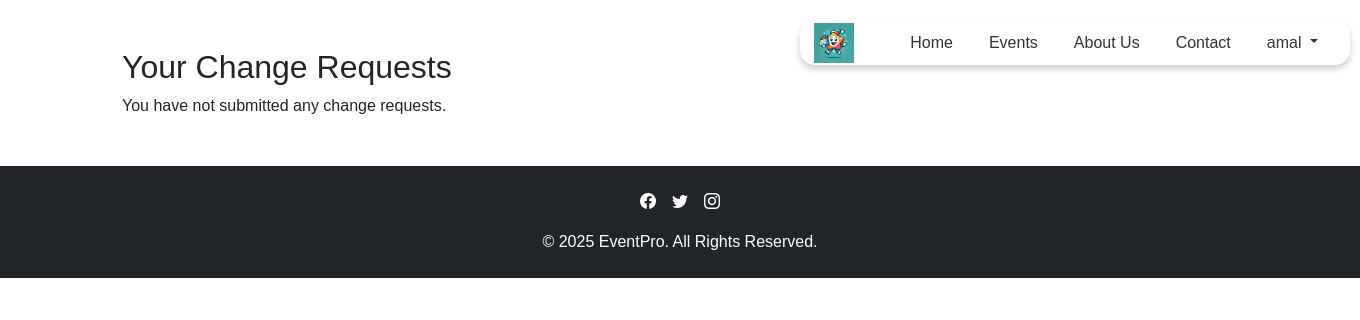
The page /user/change-requests-dashboard/ (signed in) on the database as committed earlier.
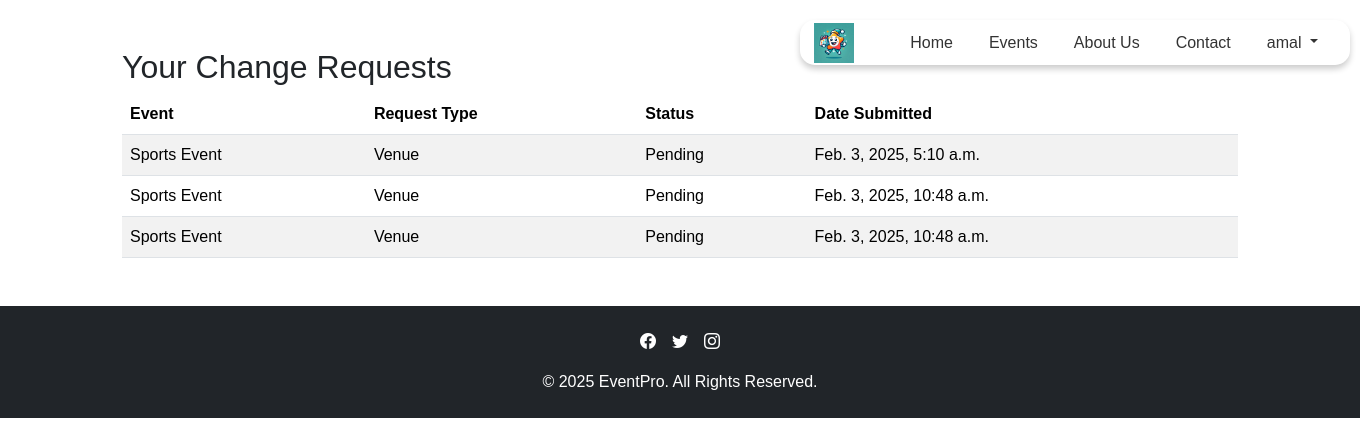
The same page on the database as committed later.
### userapp/models.py (models this page shows, shortened)
class CustomUser(AbstractUser):
    phone_number = models.CharField(max_length=15, null=True, blank=True)
    address = models.TextField(null=True, blank=True)
    profile_picture = models.ImageField(upload_to='profile_pics/', null=True, blank=True)  # New field

class ChangeRequest(models.Model):
    user = models.ForeignKey(CustomUser, on_delete=models.CASCADE)
    booking = models.ForeignKey(Booking, on_delete=models.CASCADE)
    request_type = models.CharField(
        max_length=50,
        choices=[('Date', 'Date'), ('Venue', 'Venue')]
    )  # What change is requested
    new_value = models.CharField(max_length=255)  # The new date/venue requested
    status = models.CharField(
        max_length=50,
        choices=[('Pending', 'Pending'), ('Approved', 'Approved'), ('Rejected', 'Rejected')],
        default='Pending'
    )
    created_at = models.DateTimeField(auto_now_add=True)

### eventapp/models.py (models this page shows, shortened)
class Booking(models.Model):
    user = models.ForeignKey(settings.AUTH_USER_MODEL, on_delete=models.CASCADE, related_name='bookings')
    event_name = models.ForeignKey(Event, on_delete=models.CASCADE, related_name='bookings')
    event_date = models.DateField()
    venue = models.CharField(max_length=255)
    booking_date = models.DateField()
    admin_notes = models.TextField(blank=True, null=True)
    customer_request = models.TextField(blank=True, null=True)
    cus_name = models.CharField(max_length=255)
    cus_email = models.EmailField()
    cus_ph = models.CharField(max_length=10)
    description = models.TextField(blank=True, null=True)
    total_amount = models.DecimalField(max_digits=10, decimal_places=2, null=True, blank=True)

class Event(models.Model):
    name = models.CharField(max_length=200)
    is_available = models.BooleanField(default=True)
    slug = models.SlugField(unique=True, blank=True)
    desc = models.TextField(default='no description provided')
    event_date = models.DateField()
    location = models.CharField(max_length=200, default='not specified')
    price = models.DecimalField(max_digits=10, decimal_places=2, default=Decimal('0.00'))
    img = models.ImageField(upload_to='events/', blank=True, null=True)
    event_type = models.CharField(max_length=50, default='not specified')
    event_duration = models.CharField(max_length=50, default='not specified')
    itinerary = models.JSONField(default=list)
    def __str__(self):
        return self.name

### userapp/views.py (the view)
# urls.py: path('change-requests-dashboard/', views.change_requests_dashboard, name='change_requests_dashboard'),
@login_required
def change_requests_dashboard(request):
    change_requests = ChangeRequest.objects.filter(user=request.user)
    return render(request, 'change_request_dashboard.html', {'change_requests': change_requests})

### templates/change_request_dashboard.html
{% extends 'base.html' %}
{% block content %}
<div class="container my-5">
    <h2>Your Change Requests</h2>
    {% if change_requests %}
    <table class="table table-striped">
        <thead>
            <tr>
                <th>Event</th>
                <th>Request Type</th>
                <th>Status</th>
                <th>Date Submitted</th>
            </tr>
        </thead>
        <tbody>
            {% for request in change_requests %}
            <tr>
                <td>{{ request.booking.event_name }}</td>
                <td>{{ request.get_request_type_display }}</td>
                <td>{{ request.status }}</td>
                <td>{{ request.created_at }}</td>
            </tr>
            {% endfor %}
        </tbody>
    </table>
    {% else %}
    <p>You have not submitted any change requests.</p>
    {% endif %}
</div>
{% endblock %}

### templates/base.html (shortened to what this page needs)
{% load static %}
{% load custom_filters %}
<!DOCTYPE html>
<html lang="en">
<head>
    <link href="https://cdn.jsdelivr.net/npm/bootstrap@5.3.2/dist/css/bootstrap.min.css" rel="stylesheet">
    <link href="https://cdn.jsdelivr.net/npm/bootstrap-icons/font/bootstrap-icons.css" rel="stylesheet">
    <link rel="stylesheet" href="{% static 'css/styles.css' %}">
</head>
<body>
    <header>
        <nav class="navbar custom-navbar navbar-expand-lg">
            <div class="container">
                <a class="navbar-brand" href="/">
                    <img src="{% static 'images/logo.webp' %}" alt="EventPro Logo" style="height: 40px;">
                </a>
                <div class="collapse navbar-collapse" id="navbarNavDropdown">
                    <ul class="navbar-nav ms-auto">
                        <li class="nav-item"><a class="nav-link {% if request.path == '/' %}active{% endif %}" href="/">Home</a></li>
                        <li class="nav-item"><a class="nav-link {% if request.path == '/events' %}active{% endif %}" href="/events">Events</a></li>
                        <li class="nav-item"><a class="nav-link {% if request.path == '/about' %}active{% endif %}" href="/about">About Us</a></li>
                        <li class="nav-item"><a class="nav-link {% if request.path == '/contact' %}active{% endif %}" href="/contact">Contact</a></li>
                        {% if user.is_authenticated %}
                        <li class="nav-item dropdown">
                            <a class="nav-link dropdown-toggle" href="#" id="navbarDropdown" role="button" data-bs-toggle="dropdown" aria-expanded="false">
                                {{ user.username }}
                            </a>
                        </li>
                        {% else %}
                        <li class="nav-item"><a class="nav-link" href="{% url 'userapp:login' %}">Login</a></li>
                        <li class="nav-item"><a class="nav-link" href="{% url 'userapp:signup' %}">Sign Up</a></li>
                        {% endif %}
                    </ul>
                </div>
            </div>
        </nav>
    </header>
    <main>
        {% block content %}{% endblock %}
    </main>
    <footer class="bg-dark text-white text-center py-4 mt-auto">
        <div class="container">
            <div class="d-flex justify-content-center mb-3">
                <a href="https://facebook.com" class="text-white me-3"><i class="bi bi-facebook"></i></a>
                <a href="https://twitter.com" class="text-white me-3"><i class="bi bi-twitter"></i></a>
                <a href="https://instagram.com" class="text-white"><i class="bi bi-instagram"></i></a>
            </div>
            <p class="mb-0">&copy; 2025 EventPro. All Rights Reserved.</p>
        </div>
    </footer>
</body>
</html>

### static/css/styles.css (style rules this page uses)
body, html { font-family: "Arial", sans-serif; margin: 0; padding: 0; background-color: #ffffff; }
.custom-navbar { position: absolute; top: 0; left: 0; right: 0; margin-top: 20px; margin-left: 800px; margin-right: auto; width: 100%; max-width: 550px; max-height: 45px; z-index: 10; background-color: rgba(255, 255, 255, 0.15) !important; backdrop-filter: blur(10px); border-radius: 15px; border: 2px solid rgba(255, 255, 255, 0.15); box-shadow: 0px 4px 6px rgba(0, 0, 0, 0.2); padding: 10px 0; }
.custom-navbar .nav-link { color: #333 !important; font-size: 1rem; font-weight: 500; text-decoration: none; margin: 0 10px; transition: color 0.3s ease; }
.custom-navbar .navbar-brand img { height: 40px; margin-right: 15px; }
footer { background-color: #222; color: #fff; padding: 20px 0; }
footer a { color: #ff4081; text-decoration: none; transition: color 0.3s ease; }

Rows that differ between the two databases and show on the page:
added ChangeRequest: booking.event_name "Sports Event", request_type "Venue", status "Pending", created_at "Feb. 3, 2025, 5:10 a.m."
added ChangeRequest: booking.event_name "Sports Event", request_type "Venue", status "Pending", created_at "Feb. 3, 2025, 10:48 a.m."
added ChangeRequest: booking.event_name "Sports Event", request_type "Venue", status "Pending", created_at "Feb. 3, 2025, 10:48 a.m."
Other text that changed with them:
text no longer shown: "You have not submitted any change requests."
text now shown: "Event Request Type Status Date Submitted"
